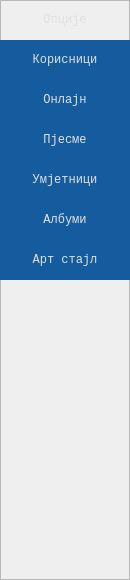
      <widget class="QFrame" name="frame_left">
       <property name="geometry">
        <rect>
         <x>0</x>
         <y>0</y>
         <width>130</width>
         <height>580</height>
        </rect>
       </property>
       <property name="styleSheet">
        <string notr="true">QPushButton {
	background-color: rgb(20, 92, 158);
	color: rgb(224, 224, 226);
	border: none;
}
QPushButton:hover {
	background-color: rgb(19, 55, 88);
}
QPushButton:pressed {
	background-color: rgb(19, 37, 53);
}</string>
       </property>
       <property name="frameShape">
        <enum>QFrame::StyledPanel</enum>
       </property>
       <property name="frameShadow">
        <enum>QFrame::Raised</enum>
       </property>
       <widget class="QPushButton" name="btn_page_song">
        <property name="geometry">
         <rect>
          <x>0</x>
          <y>120</y>
          <width>130</width>
          <height>40</height>
         </rect>
        </property>
        <property name="font">
         <font>
          <family>Courier New</family>
          <pointsize>9</pointsize>
          <weight>50</weight>
          <bold>false</bold>
         </font>
        </property>
        <property name="styleSheet">
         <string notr="true"/>
        </property>
        <property name="text">
         <string>Пјесме</string>
        </property>
       </widget>
       <widget class="QLabel" name="options">
        <property name="geometry">
         <rect>
          <x>0</x>
          <y>0</y>
          <width>130</width>
          <height>40</height>
         </rect>
        </property>
        <property name="font">
         <font>
          <family>Courier New</family>
          <pointsize>9</pointsize>
          <weight>50</weight>
          <bold>false</bold>
         </font>
        </property>
        <property name="styleSheet">
         <string notr="true">color: rgb(224, 224, 226);</string>
        </property>
        <property name="text">
         <string>Опције</string>
        </property>
        <property name="alignment">
         <set>Qt::AlignCenter</set>
        </property>
       </widget>
       <widget class="QPushButton" name="btn_page_artist">
        <property name="geometry">
         <rect>
          <x>0</x>
          <y>160</y>
          <width>130</width>
          <height>40</height>
         </rect>
        </property>
        <property name="font">
         <font>
          <family>Courier New</family>
          <pointsize>9</pointsize>
          <weight>50</weight>
          <bold>false</bold>
         </font>
        </property>
        <property name="styleSheet">
         <string notr="true"/>
        </property>
        <property name="text">
         <string>Умјетници</string>
        </property>
       </widget>
       <widget class="QPushButton" name="btn_page_user">
        <property name="geometry">
         <rect>
          <x>0</x>
          <y>40</y>
          <width>130</width>
          <height>40</height>
         </rect>
        </property>
        <property name="font">
         <font>
          <family>Courier New</family>
          <pointsize>9</pointsize>
          <weight>50</weight>
          <bold>false</bold>
         </font>
        </property>
        <property name="styleSheet">
         <string notr="true"/>
        </property>
        <property name="text">
         <string>Корисници</string>
        </property>
       </widget>
       <widget class="QPushButton" name="btn_page_playlist">
        <property name="geometry">
         <rect>
          <x>0</x>
          <y>200</y>
          <width>130</width>
          <height>40</height>
         </rect>
        </property>
        <property name="font">
         <font>
          <family>Courier New</family>
          <pointsize>9</pointsize>
          <weight>50</weight>
          <bold>false</bold>
         </font>
        </property>
        <property name="styleSheet">
         <string notr="true"/>
        </property>
        <property name="text">
         <string>Албуми</string>
        </property>
       </widget>
       <widget class="QListWidget" name="list_playlist">
        <property name="geometry">
         <rect>
          <x>0</x>
          <y>240</y>
          <width>130</width>
          <height>340</height>
         </rect>
        </property>
        <property name="font">
         <font>
          <family>Courier New</family>
          <pointsize>8</pointsize>
         </font>
        </property>
        <property name="styleSheet">
         <string notr="true">QListWidget#list_playlist {
	color: rgb(224,224,226);
	background-color:rgba(0,0,0,0);
	border-radius: 0px;
}
QListWidget::item:hover {
	background-color: rgb(20,92,158);
}
QListWidget::item:selected {
	background-color: rgb(19,55,88);
}</string>
        </property>
        <property name="verticalScrollBarPolicy">
         <enum>Qt::ScrollBarAlwaysOff</enum>
        </property>
        <property name="horizontalScrollBarPolicy">
         <enum>Qt::ScrollBarAlwaysOff</enum>
        </property>
       </widget>
       <widget class="QPushButton" name="btn_page_art">
        <property name="geometry">
         <rect>
          <x>0</x>
          <y>240</y>
          <width>130</width>
          <height>40</height>
         </rect>
        </property>
        <property name="font">
         <font>
          <family>Courier New</family>
          <pointsize>9</pointsize>
          <weight>50</weight>
          <bold>false</bold>
         </font>
        </property>
        <property name="styleSheet">
         <string notr="true"/>
        </property>
        <property name="text">
         <string>Арт стајл</string>
        </property>
       </widget>
       <widget class="QPushButton" name="btn_page_online">
        <property name="geometry">
         <rect>
          <x>0</x>
          <y>80</y>
          <width>130</width>
          <height>40</height>
         </rect>
        </property>
        <property name="font">
         <font>
          <family>Courier New</family>
          <pointsize>9</pointsize>
          <weight>50</weight>
          <bold>false</bold>
         </font>
        </property>
        <property name="styleSheet">
         <string notr="true"/>
        </property>
        <property name="text">
         <string>Онлајн</string>
        </property>
       </widget>
      </widget>
